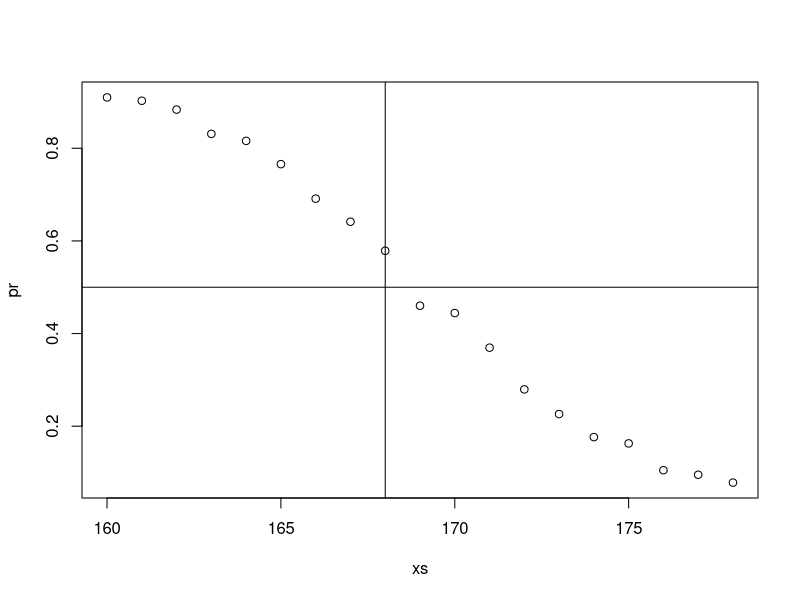

Source code (R):
#When data is binary, probability and expectations are the same thing:
n = 1000
y = rbinom(n,1,0.25)
##Proportion of 1s Pr(Y)
sum(y==1)/length(y)
##Expectation of Y
mean(y)
#Same answers

#Question 1 
#imitate heights for men(0) and women(1)
n = 10000
set.seed(1)
men = rnorm(n,176,7) #height in centimeters
women = rnorm(n,162,7) #height in centimeters
y = c(rep(0,n),rep(1,n))
x = round(c(men,women))
##mix it up
ind = sample(seq(along=y))
y = y[ind]
x = x[ind]
#probability if someone is 176cm tall, if they are a woman
mean(y[x=="176"])

#Question 2 largest height predicted for female
xs = seq(160,178)
pr = sapply(xs,function(x0)mean(y[x==x0]))
plot(xs,pr)              
abline(h=0.5) #above half
abline(v=168) #the exact hit



